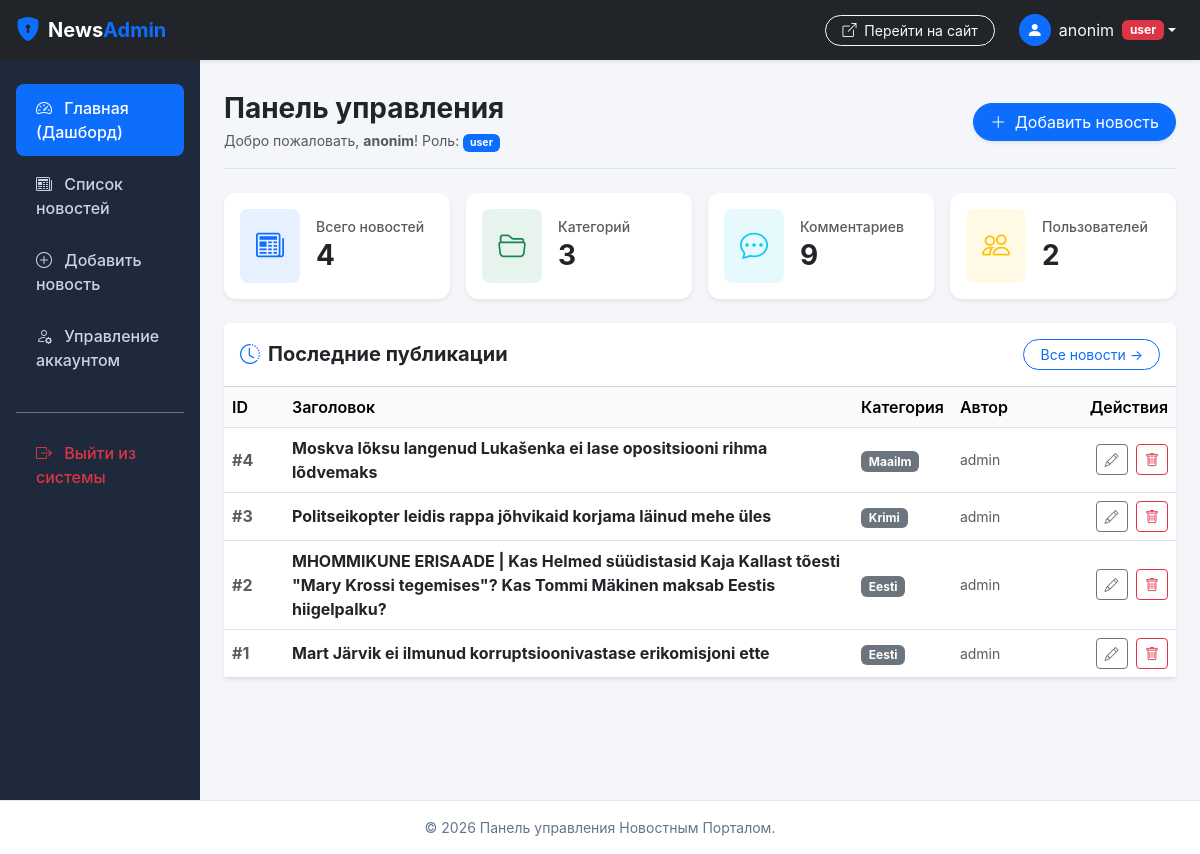
The app's page /admin/index.php?action=start (signed in) with its own data.
### tables this page shows
CREATE TABLE `news` (
  `id` int(11) NOT NULL AUTO_INCREMENT,
  `title` varchar(255) NOT NULL,
  `text` text NOT NULL,
  `picture` blob NOT NULL,
  `category_id` int(11) NOT NULL,
  `user_id` int(11) NOT NULL,
  PRIMARY KEY (`id`),
  KEY `category_id` (`category_id`,`user_id`),
  KEY `user_id` (`user_id`),
  CONSTRAINT `news_ibfk_1` FOREIGN KEY (`category_id`) REFERENCES `category` (`id`),
  CONSTRAINT `news_ibfk_2` FOREIGN KEY (`user_id`) REFERENCES `users` (`id`)
);

CREATE TABLE `category` (
  `id` int(11) NOT NULL AUTO_INCREMENT,
  `name` varchar(50) NOT NULL,
  PRIMARY KEY (`id`)
);

CREATE TABLE `users` (
  `id` int(11) NOT NULL AUTO_INCREMENT,
  `username` varchar(100) NOT NULL,
  `email` varchar(50) NOT NULL,
  `password` varchar(255) NOT NULL,
  `status` varchar(20) NOT NULL,
  `registration_date` date NOT NULL,
  `pass` varchar(255) NOT NULL,
  PRIMARY KEY (`id`),
  UNIQUE KEY `email` (`email`)
);

### admin/controllerAdmin/controllerAdmin.php (called while the page is built, shortened)
<?php
class controllerAdmin {
    public static function startAdmin() {
        $stats = modelAdmin::getStats();
        $recentNews = modelAdmin::getNewsList();
        include 'viewAdmin/startAdmin.php';
        $content = ob_get_clean();
        include 'viewAdmin/templates/layout.php';
    }
}
?>

### admin/index.php (called while the page is built, shortened)
<?php
require_once '../inc/db.php';
require_once 'modelAdmin/modelAdmin.php';
require_once 'controllerAdmin/controllerAdmin.php';
require_once 'routeAdmin/routingAdmin.php';
?>

### inc/db.php (called while the page is built, shortened)
<?php
class db {
    private $pdo;
    public function __construct() {
        $host = '127.0.0.1';
        $db   = 'newsportal';
        $user = 'root';
        $pass = '';
        $charset = 'utf8mb4';
        $dsn = "mysql:host=$host;dbname=$db;charset=$charset";
        $options = [
            PDO::ATTR_ERRMODE            => PDO::ERRMODE_EXCEPTION,
            PDO::ATTR_DEFAULT_FETCH_MODE => PDO::FETCH_ASSOC,
            PDO::ATTR_EMULATE_PREPARES   => false,
        ];
        try {
            $this->pdo = new PDO($dsn, $user, $pass, $options);
        } catch (\PDOException $e) {
            die("Ошибка подключения к базе данных: " . $e->getMessage());
        }
    }
    public function getAll($query, $params = []) {
        $stmt = $this->pdo->prepare($query);
        $stmt->execute($params);
        return $stmt->fetchAll();
    }
    public function getOne($query, $params = []) {
        $stmt = $this->pdo->prepare($query);
        $stmt->execute($params);
        return $stmt->fetch();
    }
}
?>

### admin/modelAdmin/modelAdmin.php (called while the page is built, shortened)
<?php
class modelAdmin {
    public static function getNewsList() {
        $db = new db();
        $query = "SELECT news.*, category.name AS category_name, users.username AS author
                  FROM news
                  LEFT JOIN category ON news.category_id = category.id
                  LEFT JOIN users ON news.user_id = users.id
                  ORDER BY news.id DESC";
        return $db->getAll($query);
    }
    public static function getStats() {
        $db = new db();
        $newsCount = $db->getOne("SELECT COUNT(*) AS c FROM news")['c'] ?? 0;
        $catCount = $db->getOne("SELECT COUNT(*) AS c FROM category")['c'] ?? 0;
        $comCount = $db->getOne("SELECT COUNT(*) AS c FROM comments")['c'] ?? 0;
        $userCount = $db->getOne("SELECT COUNT(*) AS c FROM users")['c'] ?? 0;
        return [
            'news'       => (int)$newsCount,
            'categories' => (int)$catCount,
            'comments'   => (int)$comCount,
            'users'      => (int)$userCount
        ];
    }
}
?>

### admin/viewAdmin/startAdmin.php (the view)
<?php
$stats = isset($stats) ? $stats : modelAdmin::getStats();
$recentNews = isset($recentNews) ? $recentNews : modelAdmin::getNewsList();
?>
<div class="d-flex justify-content-between flex-wrap flex-md-nowrap align-items-center pt-2 pb-3 mb-4 border-bottom">
    <div>
        <h1 class="h3 fw-bold mb-1">Панель управления</h1>
        <p class="text-muted small mb-0">Добро пожаловать, <strong><?= htmlspecialchars($_SESSION['name'] ?? 'Администратор') ?></strong>! Роль: <span class="badge bg-primary"><?= htmlspecialchars($_SESSION['status'] ?? 'admin') ?></span></p>
    </div>
    <div class="btn-toolbar mb-2 mb-md-0">
        <a href="index.php?action=newsAdd" class="btn btn-primary rounded-pill px-3 shadow-sm">
            <i class="bi bi-plus-lg me-1"></i> Добавить новость
        </a>
    </div>
</div>
<div class="row g-3 mb-4">
    <div class="col-sm-6 col-xl-3">
        <div class="card stat-card shadow-sm bg-white p-3">
            <div class="d-flex align-items-center">
                <div class="bg-primary bg-opacity-10 text-primary rounded-3 p-3 me-3 fs-3">
                    <i class="bi bi-newspaper"></i>
                </div>
                <div>
                    <h6 class="text-muted small mb-1">Всего новостей</h6>
                    <h3 class="fw-bold mb-0"><?= (int)$stats['news'] ?></h3>
                </div>
            </div>
        </div>
    </div>
    <div class="col-sm-6 col-xl-3">
        <div class="card stat-card shadow-sm bg-white p-3">
            <div class="d-flex align-items-center">
                <div class="bg-success bg-opacity-10 text-success rounded-3 p-3 me-3 fs-3">
                    <i class="bi bi-folder2-open"></i>
                </div>
                <div>
                    <h6 class="text-muted small mb-1">Категорий</h6>
                    <h3 class="fw-bold mb-0"><?= (int)$stats['categories'] ?></h3>
                </div>
            </div>
        </div>
    </div>
    <div class="col-sm-6 col-xl-3">
        <div class="card stat-card shadow-sm bg-white p-3">
            <div class="d-flex align-items-center">
                <div class="bg-info bg-opacity-10 text-info rounded-3 p-3 me-3 fs-3">
                    <i class="bi bi-chat-dots"></i>
                </div>
                <div>
                    <h6 class="text-muted small mb-1">Комментариев</h6>
                    <h3 class="fw-bold mb-0"><?= (int)$stats['comments'] ?></h3>
                </div>
            </div>
        </div>
    </div>
    <div class="col-sm-6 col-xl-3">
        <div class="card stat-card shadow-sm bg-white p-3">
            <div class="d-flex align-items-center">
                <div class="bg-warning bg-opacity-10 text-warning rounded-3 p-3 me-3 fs-3">
                    <i class="bi bi-people"></i>
                </div>
                <div>
                    <h6 class="text-muted small mb-1">Пользователей</h6>
                    <h3 class="fw-bold mb-0"><?= (int)$stats['users'] ?></h3>
                </div>
            </div>
        </div>
    </div>
</div>
<div class="card shadow-sm border-0 mb-4">
    <div class="card-header bg-white py-3 d-flex justify-content-between align-items-center">
        <h5 class="card-title fw-bold mb-0"><i class="bi bi-clock-history me-2 text-primary"></i>Последние публикации</h5>
        <a href="index.php?action=news" class="btn btn-sm btn-outline-primary rounded-pill px-3">Все новости &rarr;</a>
    </div>
    <div class="table-responsive">
        <table class="table table-hover align-middle mb-0">
            <thead class="table-light">
                <tr>
                    <th style="width: 60px;">ID</th>
                    <th>Заголовок</th>
                    <th>Категория</th>
                    <th>Автор</th>
                    <th class="text-end" style="width: 160px;">Действия</th>
                </tr>
            </thead>
            <tbody>
                <?php if (empty($recentNews)): ?>
                    <tr>
                        <td colspan="5" class="text-center py-4 text-muted">Новостей пока нет.</td>
                    </tr>
                <?php else: ?>
                    <?php
                    $previewList = array_slice($recentNews, 0, 5);
                    foreach ($previewList as $item):
                    ?>
                        <tr>
                            <td class="fw-bold text-muted">#<?= (int)$item['id'] ?></td>
                            <td>
                                <strong><?= htmlspecialchars($item['title']) ?></strong>
                            </td>
                            <td><span class="badge bg-secondary"><?= htmlspecialchars($item['category_name'] ?? 'Общее') ?></span></td>
                            <td class="small text-muted"><?= htmlspecialchars($item['author'] ?? 'Админ') ?></td>
                            <td class="text-end">
                                <a href="index.php?action=newsEdit&id=<?= (int)$item['id'] ?>" class="btn btn-sm btn-outline-secondary me-1" title="Редактировать">
                                    <i class="bi bi-pencil"></i>
                                </a>
                                <a href="index.php?action=newsDelete&id=<?= (int)$item['id'] ?>" class="btn btn-sm btn-outline-danger" title="Удалить" onclick="return confirm('Вы уверены, что хотите удалить эту новость?');">
                                    <i class="bi bi-trash"></i>
                                </a>
                            </td>
                        </tr>
                    <?php endforeach; ?>
                <?php endif; ?>
            </tbody>
        </table>
    </div>
</div>

### admin/routeAdmin/routingAdmin.php (shortened to what this page needs)
<?php
$action = isset($_GET['action']) ? $_GET['action'] : 'start';
$isAuth = isset($_SESSION['userId']) && isset($_SESSION['sessionId']);
if (!$isAuth) {
    switch ($action) {
        case 'login':
            controllerAdmin::loginAction();
            break;
        default:
            controllerAdmin::formLogin();
            break;
    }
} else {
    switch ($action) {
        case 'start':
            controllerAdmin::startAdmin();
            break;
    }
}
?>

### admin/viewAdmin/templates/layout.php (shortened to what this page needs)
<!DOCTYPE html>
<html lang="ru">
<head>
    <link href="https://cdn.jsdelivr.net/npm/bootstrap@5.3.0/dist/css/bootstrap.min.css" rel="stylesheet">
    <link rel="stylesheet" href="https://cdn.jsdelivr.net/npm/bootstrap-icons@1.11.0/font/bootstrap-icons.css">
</head>
<body>
    <nav class="navbar navbar-expand navbar-dark bg-dark sticky-top shadow-sm px-3" style="height: 60px;">
        <a class="navbar-brand fw-bold d-flex align-items-center" href="index.php">
            <i class="bi bi-shield-lock-fill text-primary me-2 fs-4"></i>
            <span>News<span class="text-primary">Admin</span></span>
        </a>
        <ul class="navbar-nav ms-auto align-items-center">
            <li class="nav-item me-3">
                <a class="btn btn-sm btn-outline-light rounded-pill px-3" href="../index.php" target="_blank">
                    <i class="bi bi-box-arrow-up-right me-1"></i> Перейти на сайт
                </a>
            </li>
            <li class="nav-item dropdown">
                <a class="nav-link dropdown-toggle text-light d-flex align-items-center" href="#" role="button" data-bs-toggle="dropdown">
                    <div class="bg-primary text-white rounded-circle d-flex align-items-center justify-content-center me-2" style="width: 32px; height: 32px;">
                        <i class="bi bi-person-fill"></i>
                    </div>
                    <span><?= htmlspecialchars($_SESSION['name'] ?? 'Администратор') ?></span>
                    <span class="badge bg-danger ms-2"><?= htmlspecialchars($_SESSION['status'] ?? 'admin') ?></span>
                </a>
            </li>
        </ul>
    </nav>
    <div class="container-fluid content-wrapper">
        <div class="row">
            <nav class="col-md-3 col-lg-2 d-md-block admin-sidebar py-4 px-3">
                <ul class="nav flex-column">
                    <li class="nav-item">
                        <a class="nav-link <?= (!isset($_GET['action']) || $_GET['action'] === 'start') ? 'active' : '' ?>" href="index.php?action=start">
                            <i class="bi bi-speedometer2 me-2"></i> Главная (Дашборд)
                        </a>
                    </li>
                    <li class="nav-item">
                        <a class="nav-link <?= (isset($_GET['action']) && $_GET['action'] === 'news') ? 'active' : '' ?>" href="index.php?action=news">
                            <i class="bi bi-newspaper me-2"></i> Список новостей
                        </a>
                    </li>
                    <li class="nav-item">
                        <a class="nav-link <?= (isset($_GET['action']) && $_GET['action'] === 'newsAdd') ? 'active' : '' ?>" href="index.php?action=newsAdd">
                            <i class="bi bi-plus-circle me-2"></i> Добавить новость
                        </a>
                    </li>
                    <li class="nav-item">
                        <a class="nav-link <?= (isset($_GET['action']) && $_GET['action'] === 'profile') ? 'active' : '' ?>" href="index.php?action=profile">
                            <i class="bi bi-person-gear me-2"></i> Управление аккаунтом
                        </a>
                    </li>
                    <li class="nav-item mt-4 pt-3 border-top border-secondary">
                        <a class="nav-link text-danger" href="index.php?action=logout">
                            <i class="bi bi-box-arrow-right me-2"></i> Выйти из системы
                        </a>
                    </li>
                </ul>
            </nav>
            <main class="col-md-9 ms-sm-auto col-lg-10 px-md-4 py-4">
                <?= $content ?? '' ?>
            </main>
        </div>
    </div>
    <footer class="footer-admin py-3 mt-auto text-center small">
        <div class="container-fluid">
            &copy; <?= date('Y') ?> Панель управления Новостным Порталом.
        </div>
    </footer>
</body>
</html>

### admin/viewAdmin/templates/layout.php (style rules this page uses)
body { background-color: #f4f6f9; font-family: -apple-system, BlinkMacSystemFont, "Segoe UI", Roboto, "Helvetica Neue", Arial, sans-serif; min-height: 100vh; display: flex; flex-direction: column; }
.admin-sidebar { min-height: calc(100vh - 60px); background-color: #1e293b; }
.admin-sidebar .nav-link { color: #cbd5e1; padding: 0.75rem 1.25rem; border-radius: 8px; margin-bottom: 0.25rem; font-weight: 500; }
.admin-sidebar .nav-link.active { color: #ffffff; background-color: #0d6efd; }
.content-wrapper { flex: 1 0 auto; }
.stat-card { border-radius: 12px; border: none; transition: transform 0.2s; }
.table th { font-weight: 600; background-color: #f8fafc; }
.footer-admin { background-color: #ffffff; border-top: 1px solid #e2e8f0; color: #64748b; }

### records on screen
news: id "4", title "Moskva lõksu langenud Lukašenka ei lase opositsiooni rihma lõdvemaks", category.name "Maailm", user.username "admin"
news: id "3", title "Politseikopter leidis rappa jõhvikaid korjama läinud mehe üles", category.name "Krimi", user.username "admin"
news: id "2", title "MHOMMIKUNE ERISAADE | Kas Helmed süüdistasid Kaja Kallast tõesti \"Mary Krossi tegemises\"? Kas Tommi Mäkinen maksab Eestis hiigelpalku?", category.name "Eesti", user.username "admin"
news: id "1", title "Mart Järvik ei ilmunud korruptsioonivastase erikomisjoni ette", category.name "Eesti", user.username "admin"

### other values on screen
$_SESSION['name'] "anonim"
$_SESSION['status'] "user"
$stats['news'] "4"
$stats['categories'] "3"
$stats['comments'] "9"
$stats['users'] "2"
